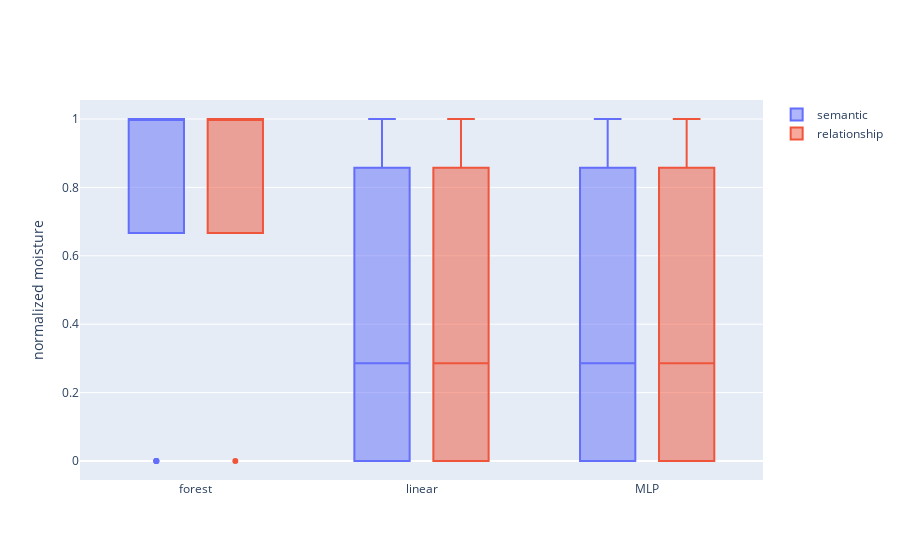

Here is the notebook cell this chart was saved with:
### Code cell
import plotly.graph_objects as go
import numpy as np
np.random.seed(1)
df=data

fig = go.Figure()
fig.add_trace(go.Box(x=df["model"], y=df["semantic"], name='semantic') )
fig.add_trace(go.Box(x=df["model"], y=df["correct_relationships"],name='relationship'))

fig.update_layout(
    yaxis_title='normalized moisture',
    boxmode='group' # group together boxes of the different traces for each value of x
)

fig.show()

### Figure 1 — Plotly figure (JSON) as saved in the notebook; plotly's stock layout.template omitted (floating-point values rounded to 4 significant figures; data arrays with more than 128 entries replaced by an {"elided": "..."} marker saying what was removed)
{"data": [{"name": "semantic", "type": "box", "x": {"elided": "271 str values"}, "y": {"elided": "271 float values"}}, {"name": "relationship", "type": "box", "x": {"elided": "271 str values"}, "y": {"elided": "271 float values"}}], "layout": {"boxmode": "group", "yaxis": {"title": {"text": "normalized moisture"}}}}
